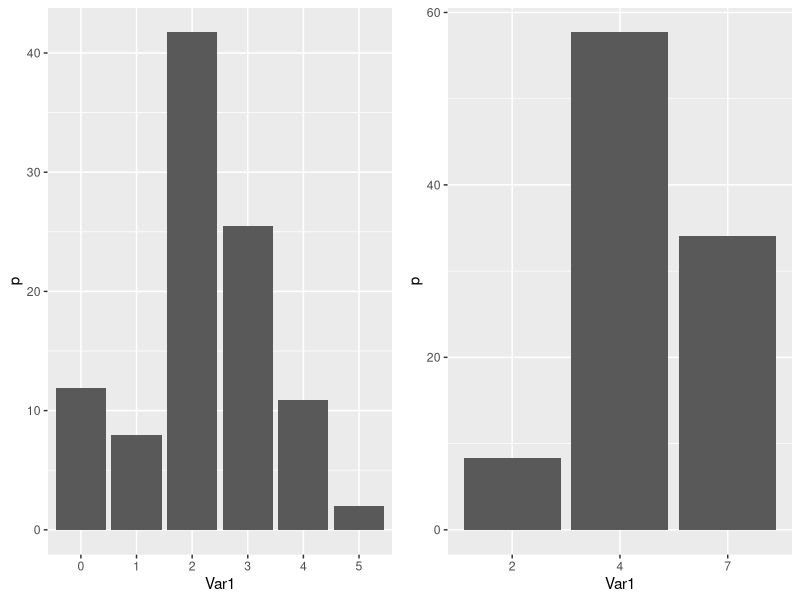
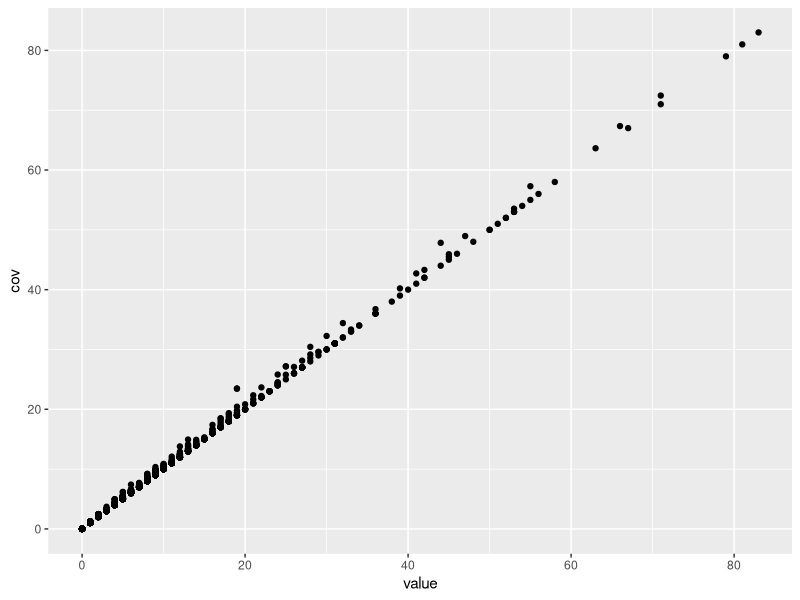

The R source for these figures, in order: (Note: this script raises an error after producing the figures.)

rm(list = ls())

library("ggplot2")
library("reshape2")
library("cowplot")
library("viridis")
library("gridExtra")
library("sf")
se <- function(x) sqrt(var(x)/length(x))

# create two datasets. Transect-level observations (dhw, bleaching, cover1, cover2)
# site-level composition at FOUR timepoints (2016ab, 2024ab)

# ------------------------------------------ datasets

belt <- read.csv("data/original/belt.csv") 
belt$Survey <- ifelse(belt$Survey=="2024 - Bleaching", "Apr", ifelse(belt$Survey=="2024 - Mortality", "Oct", NA))
btax <- read.csv("data/info/bleaching_taxa.csv")
belt[belt$Genus=="",] # unidentified colonies... 
belt <- belt[!belt$Genus=="",]
bcols <- c("Juv...5cm.","X.20cm", "X20.40cm", "X40.60cm", "X.60cm")
belt <- subset(belt, select=-c(Total.no..Adults)) # sum minus juvs. 
belt <- melt(belt, id.var=colnames(belt)[!colnames(belt) %in% c(bcols)], variable.name="size")
belt$value[is.na(belt$value)] <- 0
belt$group <- btax$Group[match(belt$Genus, btax$Genus)]
head(belt)
unique(belt$value)
belt$value[belt$value %in% c("`", "")]<-NA
belt$value <- as.numeric(belt$value)


pit1 <- read.csv("data/original/pit.csv")
pit1$Survey <- ifelse(pit1$Survey=="2024 - Bleaching", "Apr", ifelse(pit1$Survey=="2024 - Mortality", "Oct", NA))
head(pit1)
pit1$Total.CORAL <- as.numeric(gsub("%","", pit1$Total.CORAL))
pcols <- c("Survey", "DATE","REGION","Reef","Site", "Transect", "Zone", "Site.1", "Observer", "Depth", "Complexity..0.5.", "No..CoTS", "No..CoTS.scars", "Total.CORAL", "Notes")
pit <- melt(pit1, id.var=pcols)
unique(pit$value)
pit$value[is.na(pit$value)] <- 0
pit$value[pit$value %in% c('0.00%')]<-0
pit$value <- as.numeric(pit$value)

ctax <- read.csv("data/info/composition_taxa.csv")
pit$group <- ctax$group[match(pit$variable, ctax$taxon)]
pit$label <- ctax$label[match(pit$variable, ctax$taxon)]
pit$REGION <- ifelse(pit$REGION=="Cape Cleveland", "Cape Bowling Green", pit$REGION)
pit$REGION <- ifelse(pit$REGION=="Capricorn Group", "Capricorn Bunkers", pit$REGION)
head(pit)

# ------------------------------------------ align data labels

# no return trips to cormrant / thetford / 2 sites at buggatti 
# no return to cape grenville or prin char bay

# oct corrections
belt$Transect_Code <- gsub("MILL", "MIL",belt$Transect_Code ) #
belt$Transect_Code[belt$Reef=="Milln" & belt$Site=="B1 - NW" & belt$Zone=="Crest" & belt$Transect=="1"] <- "MIL_B1_C1"
belt$Transect_Code[belt$Reef=="Milln" & belt$Site=="B2 - Lagoon" & belt$Zone=="Crest" & belt$Transect=="3"] <- "MIL_B2_C3"
belt$Transect_Code[belt$Reef=="Moore" & belt$Site=="B1 - South" & belt$Zone=="Crest" & belt$Transect=="1"] <- "MOO_B1_C1"

# apr corrections
belt$Transect[belt$Transect_Code=="HER_B2_C2"] <- "2"
belt$Transect[belt$Transect_Code=="HER_B3_C2"] <- "2"
belt$Transect[belt$Transect_Code=="CHA_B3_C2"] <- "2"
belt$Transect_Code[belt$Reef=="Heron" & belt$Site=="B3 - North Bay" & belt$Zone=="Slope" & belt$Transect=="2"] <- "HER_B3_S2"
belt$Transect_Code[belt$Reef=="Heron" & belt$Site=="B3 - North Bay" & belt$Zone=="Slope" & belt$Transect=="1"] <- "HER_B3_S1"
belt$Coral.Health[belt$Coral.Health=="h - Healthy (<5% Recent Mortality)"]<-"H - Healthy (<5% Recent Mortality)"
belt$Coral.Health[belt$Coral.Health=="Health"]<-"H - Healthy (<5% Recent Mortality)"


# sitenames different apr vs oct
aprnames <- belt[belt$Survey=="Apr",]
belt$Site <- aprnames$Site[match(belt$Transect_Code, aprnames$Transect_Code)]
belt$Reef[belt$Reef=="Ribbon 8 "]<-"Ribbon 8"
belt$Reef[belt$Reef=="Chauvel"]<-"Chavel"

head(pit)
head(belt)

# TRANSECT DF ..... 
pit$obs <- paste(pit$Transect, pit$Survey)
belt$obs <- paste(belt$Transect_Code, belt$Survey)
trans <- data.frame(obs=unique(c(pit$obs, belt$obs)))
# 616 transects in the dataset

trans$pit <- pit$obs[match(trans$obs, pit$obs)]
trans$belt <- belt$obs[match(trans$obs, belt$obs)]
trans

#old <- read.csv("data/bleachingold.csv")
#old$obs <- paste(old$Transect_code, "Apr")
#head(old)

# ------------------------------------------ add info

tdf <- trans
cols_add <- c("Survey", "Date", "Region", "Reef", "Site", "Zone", "Transect_Code")
tdf[,cols_add] <- belt[match(tdf$obs, belt$obs), cols_add]
head(pit)
cols_pit <- c("Reef", "Site", "Transect", "Depth", "Complexity..0.5.")
tdf[,paste(cols_pit, "pit", sep="_")] <- pit[match(tdf$obs, pit$obs), cols_pit]


tdf$sand <- pit1$Sand[match(tdf$Transect_pit, pit1$Transect)]
tdf$rubble <- pit1$Rubble[match(tdf$Transect_pit, pit1$Transect)]
tdf$sand[is.na(tdf$sand)]<-0
tdf$rubble[is.na(tdf$rubble)]<-0
head(tdf)

# no data? 

tdf <- tdf[!tdf$Transect_pit  %in% c("124_B2_C2"),] # NO BLEACHING TRANSECT (ONLY PIT)
tdf <- tdf[!tdf$Transect_Code  %in% c("THE_B1_C3"),] # NO BLEACHING TRANSECT (ONLY PIT)


# ------------------------------------------ add info

# align with grids

grids <- read.csv("data/info/grids24.csv") 
head(grids)

grids[,c("Reef", "Transect_code", "gridID")]

cols_grids <- c("GPS.S", "GPS.E", "coordID", "grid.lat", "grid.lon", "gridID")
tdf[,cols_grids] <- grids[match(tdf$Transect_Code, grids$Transect_code), cols_grids]
head(tdf)

# gaps? 
tdf[is.na(tdf$gridID),]
tdf[tdf$Transect_Code %in% "MOO_B1_C3",cols_grids] <- tdf[tdf$obs %in% "MOO_B1_C1 Apr",cols_grids]
tdf[tdf$Transect_Code %in% "HER_B1_C3",cols_grids] <- tdf[tdf$obs %in% "HER_B1_C1 Apr",cols_grids]
tdf[tdf$Transect_Code %in% "WIS_B1_C3",cols_grids] <- tdf[tdf$obs %in% "WIS_B1_C1 Apr",cols_grids]
tdf[tdf$Transect_Code %in% "WIS_B1_C3",cols_grids] <- tdf[tdf$obs %in% "WIS_B1_C1 Apr",cols_grids]

tdf[is.na(tdf$gridID),]


tdf[,c("Reef", "grid.lat","grid.lon","gridID")]



# --------------------------------- # heat stress/heat history

dhw <- read.csv("data/noaa_sst/sst_gbr.csv")

# max dhw in 2024
head(dhw)
dhw24 <- dhw[dhw$year==2024,]
max.dhw <- aggregate(dhw~gridID, dhw24, max)
tdf$max.dhw <- max.dhw$dhw[match(tdf$gridID, max.dhw$gridID)]

# heat stress frequency / recovery interval
dhw$aboveN <- ifelse(dhw$dhw> 6, 1, 0) # above 6
t.use <- dhw[dhw$aboveN==1,]
t.use <- t.use[!t.use$year %in% c(1998,2002),]
t.use <- t.use[!t.use$year==2024,]
time <- aggregate(year~ X + Y + gridID, t.use, max) # max year in the dataset. 
time$last <- 2024 - time$year
freq <- aggregate(aboveN ~ X + Y + gridID, dhw[!dhw$year %in% c(1998,2002),], sum)

tdf$tlast <- time$last[match(tdf$gridID, time$gridID)]
tdf$sumN <- freq$aboveN[match(tdf$gridID, freq$gridID)]

fdat2 <- data.frame(table(tdf$sumN))
fdat2$p <- fdat2$Freq / sum(table(tdf$sumN)) *100
tdat2 <- data.frame(table(tdf$tlast))
tdat2$p <- tdat2$Freq / sum(table(tdf$tlast)) *100

plot_grid(ggplot(fdat2, aes(x=Var1, y=p))+geom_bar(stat="identity"),
ggplot(tdat2, aes(x=Var1, y=p))+geom_bar(stat="identity"))

head(tdf)

# heat stress frequency / recovery interval (excluding 2024)
df.use <- dhw[dhw$year %in% c(2016, 2017, 2020, 2022),]
t.use2 <- df.use[df.use$aboveN==1,]
time2 <- aggregate(year~ X + Y + gridID, t.use2, max) # max year in the dataset. 
time2$last <- 2024 - time2$year
freq2 <- aggregate(aboveN ~ X + Y + gridID, df.use, sum)

tdf$tlast_pre <- time2$last[match(tdf$gridID, time2$gridID)]
tdf$sumN_pre <- freq2$aboveN[match(tdf$gridID, freq2$gridID)]

head(tdf)

tdf[,c("Reef", "grid.lat","grid.lon","gridID","max.dhw")]

# --------------------------------- # bleaching levels

belt$bcat <- ifelse(belt$Coral.Health %in% c("H - Healthy (<5% Recent Mortality)", "h - Healthy (<5% Recent Mortality)", "Health",""), "none",  ifelse(belt$Coral.Health=="P - Pale", "pale",
ifelse(belt$Coral.Health == "A - <50% Bleached", "bl_a",  ifelse(belt$Coral.Health == "B - 50-99% Bleached", "bl_b", ifelse(belt$Coral.Health == "C - 100% Bleached", "bl_c",  ifelse(belt$Coral.Health == "D - 5-50% Recent mortality", "bld_d",  ifelse(belt$Coral.Health == "E - 50-99% Recent Mortality", "bld_e",  ifelse(belt$Coral.Health == "F - 100% Recent Mortality", "bld_f", NA))))))))

belt$bcat<- factor(belt$bcat, levels=c("none", "pale", "bl_a", "bl_b", "bl_c", "bld_d", "bld_e", "bld_f"))
unique(belt$bcat)

belt$bleachingYN <- ifelse(belt$bcat %in% c("bl_a", "bl_b", "bl_c", "bld_e", "bld_d", "bld_f"), "y", ifelse(belt$bcat %in% c("pale", "none"), "n", NA))
unique(belt$bleachingYN)

belt$palebleach <- ifelse(belt$bcat %in% c("pale","bl_a", "bl_b", "bl_c", "bld_e", "bld_d", "bld_f"), "y", ifelse(belt$bcat %in% c("none"), "n", NA))
unique(belt$palebleach)

belt$severe <- ifelse(belt$bcat %in% c("bl_b", "bl_c", "bld_e", "bld_d", "bld_f"), "y", ifelse(belt$bcat %in% c("bl_a","pale", "none"), "n", NA)) # all except A? 
unique(belt$severe)

belt$dying <- ifelse(belt$bcat %in% c("bld_e", "bld_d", "bld_f"), "y", ifelse(belt$bcat %in% c("bl_b", "bl_c", "bl_a","pale", "none"), "n", NA)) # all except A? 
unique(belt$dying)

#ggplot(belt, aes(value,Transect_Code, fill=bcat))+geom_bar(stat="identity")+ scale_fill_viridis(discrete=T)+facet_wrap(~Reef, scales="free_y")+theme(axis.text.y=element_blank())

# no soft coral / no juveniles

# subset
hc1 <- belt[belt$group=="HC",] # hard coral
hcsc <- belt[belt$group %in% c("HC", "SC"),] # hard/soft coral
adults1 <- hc1[!hc1$size=="Juv...5cm.",]
adults_sc <- hcsc[!hcsc$size=="Juv...5cm.",]
juvs1 <- hc1[!hc1$size=="Juv...5cm.",]

unique(adults1$value)
# total colonies
ncoral <- aggregate(value~obs, adults1, sum)
ncoralSC <- aggregate(value~obs, adults_sc, sum)
#njuvs <-  aggregate(value~Transect_Code, juvs1, sum)
tdf$Ncoral <- ncoral$value[match(tdf$obs, ncoral$obs)]
tdf$NcoralSC <- ncoralSC$value[match(tdf$obs, ncoralSC$obs)]
head(tdf)

# total bleached
nbleachSC <- aggregate(value~obs, adults_sc[adults_sc$palebleach =="y",], sum)
# nsev <- aggregate(value~Transect_Code, adults1[adults1$severe =="y",], sum)
nbleach <- aggregate(value~obs, adults1[adults1$palebleach =="y",], sum)
tdf$nbleach <- nbleach$value[match(tdf$obs, nbleach$obs)]
tdf$nbleach[is.na(tdf$nbleach)] <- 0
tdf$nbleachSC <- nbleachSC$value[match(tdf$obs, nbleachSC$obs)]
tdf$nbleachSC[is.na(tdf$nbleachSC)] <- 0
#length(unique(nbleach$obs))
head(tdf)

# total dead
ndead <- aggregate(value~obs, adults1[adults1$dying=="y",], sum)
tdf$ndead <- ndead$value[match(tdf$obs, ndead$obs)]
tdf$ndead[is.na(tdf$ndead)] <- 0
length(unique(ndead$obs))

# proportions
tdf$pdead <- tdf$ndead/tdf$Ncoral
tdf$pbleach <- tdf$nbleach/tdf$Ncoral
head(tdf)


# --------------------------------- # composition 2024
head(pit)
unique(pit$variable)
unique(pit$REGION)

pit$sand <- pit1$Sand[match(pit$Transect, pit1$Transect)]
pit$rubble <- pit1$Rubble[match(pit$Transect, pit1$Transect)]

# calculate cover
pit$cov <- pit$value / (100 - pit$sand - pit$rubble) * 100
t_cov <- aggregate(cov~Transect+Total.CORAL, pit[pit$group %in% c("HC"),], sum)
ggplot(pit, aes(value, cov))+geom_point()

# ------------------------------------------------ # Composition metrics 2024
 
# coral cover
hc2 <- pit[pit$group %in% c("HC"),] # hard coral
t_cov <- aggregate(cov~obs+Total.CORAL, hc2, sum)
tdf$coral_cov <- t_cov$cov[match(tdf$obs, t_cov$obs)]

# genera
unique(pit$variable)
acro <- c("Acropora...Tabular",  "Acropora...Staghorn", "Acropora...other", "Isopora")
pocil <- c("Pocillopora", "Seriatopora", "Stylophora")
porit <- c("Porites...Branching", "Porites....Massive")

# acropora cover
acrocov <- aggregate(cov~obs, pit[pit$variable %in% acro,], sum)
tdf$acro <- acrocov$cov[match(tdf$obs, acrocov$obs)]

# pocillopora cover
poccov <- aggregate(cov~obs, pit[pit$variable %in% pocil,], sum)
tdf$poc<- poccov$cov[match(tdf$obs, poccov$obs)]
#tdf$pocR<- tdf$poc/tdf$coral_cov

# porites cover
porcov <- aggregate(cov~obs, pit[pit$variable %in% porit,], sum)
tdf$por <- porcov$cov[match(tdf$obs, porcov$obs)]
#tdf$porR <- tdf$por/tdf$coral_cov

# tabular cover
tabcov <- aggregate(cov~obs, pit[pit$variable %in% c("Acropora...Tabular"),], sum)
tdf$tab <- tabcov$cov[match(tdf$obs, tabcov$obs)]
#tdf$tabR <- tdf$tab/tdf$coral_cov

head(tdf)
unique(tdf$Region)
tdf[is.na(tdf$Region),] #124_B2_C2 missed in trans?

# --------------------------------- 2016 composition data

rnames <- read.csv("data/data2016/reefnames.csv")
head(rnames)

# Why are there errors? Dugong April?

idvars <- c("date", "observer" ,"reef_name","ReefNo","site", "depth", "transect_no","taxa")

apr16 <- read.csv("data/data2016/composition2016Apr.csv")
head(apr16)
apr <- melt(apr16[,c(idvars, "TOTAL")], id.var=c(idvars))
apr <- apr[!apr$taxa %in% c( "other_sessile"),]
apr$transID <- paste(apr$site, apr$transect_no)
apr$reef <- rnames$use[match(apr$reef_name, rnames$april)]
apr$Region <- rnames$region[match(apr$reef, rnames$use)]
head(apr)
unique(apr$variable)

oct16 <- read.csv("data/data2016/composition2016Oct.csv")
head(oct16)
unique(oct16$date)[order(unique(oct16$date))]
oct <- melt(oct16[,c(idvars, "TOTAL")], id.var=c(idvars))
oct <- oct[!oct$taxa %in% c(  "other_sessile"),]
oct$transID <- paste(oct$site, oct$transect_no)
oct$reef <- rnames$use[match(oct$reef_name, rnames$oct)]
oct$Region <- rnames$region[match(oct$reef, rnames$use)]
head(oct)
nrow(oct)
unique(oct$taxa)

comp16 <- rbind(cbind(apr, month="Apr16"), cbind(oct, month="Oct16"))
comp16$transIDt <- paste(comp16$transID, comp16$month)

unique(comp16$reef)
head(comp16)

# (merge Poc groups to align with 2024)
comp16$cov <- (comp16$value/ 1000) * 100
comp16$align <- comp16$taxa
comp16$align <- ifelse(comp16$taxa=="P_damicornis", "Pocillopora", comp16$taxa)
comp16$align <- ifelse(comp16$taxa=="other_Pocillopora", "Pocillopora", comp16$align)

comp16 <- aggregate(cov~taxa+align+reef+site+Region+transIDt+month+ReefNo, comp16, sum)
head(comp16)

reefIDs <- unique(comp16[,c("reef", "ReefNo")])

# --------------------------------- Check against other 2016 data

head(comp16)
comp16[comp16$reef=="Dugong",]

av1 <- aggregate(cov~align+transIDt+reef+site+Region+month+ReefNo, comp16, sum)
av2 <- aggregate(cov~align+reef+site+Region+month+ReefNo, av2, sum) # site level mean
av3 <- aggregate(cov~align+reef+Region+month+ReefNo, av1, sum) # reef level mean
av3[av3$reef=="Dugong",]
unique(av3$reef)
# ggplot(av3, aes(month, cov))+geom_boxplot()+scale_y_sqrt()

head(av3)

chA <- read.csv("data/data2016/Data_Global_warming_transforms_coral_reef_assemblages/TaxonomicDataA.csv")[,c(1:16)]
chO <- read.csv("data/data2016/Data_Global_warming_transforms_coral_reef_assemblages/TaxonomicDataO.csv")[,c(1:16)]
chk <- rbind(cbind(chA, month="Apr16"), cbind(chO, month="Oct16"))
chk <- melt(chk, id.var=c("ReefID", "month"))
head(chk)
head(av3)
unique(av3$align)
unique(chk$variable)
chk$variable <- ifelse(chk$variable=="Other.Acropora", "other_Acropora", as.character(chk$variable))
chk$variable <- ifelse(chk$variable=="Tabular.Acropora", "tabular_Acropora", as.character(chk$variable))
chk$variable <- ifelse(chk$variable=="Other.Scleractinia", "other_scleractinians", as.character(chk$variable))
chk$variable <- ifelse(chk$variable=="Staghorn.Acropora", "staghorn_Acropora", as.character(chk$variable))
chk$link <- paste(chk$ReefID, chk$month, chk$variable)
av3$link <- paste(av3$ReefNo, av3$month, av3$align)
av3$check <- chk$value[match(av3$link, chk$link)]
ggplot(av3, aes(cov/10, check))+geom_point()+facet_wrap(~align, scales="free")+geom_abline(slope=1)+geom_smooth(method="lm",se=F) # raw(used) vals higher than published vals for massives
head(av3)

head(chk)
unique(chk$ReefID)
unique(av3$ReefNo)
unique(av3$ReefNo)



# --------------------------------- Merge 2024 and 2016 composition

# merge 2024 taxa
pit$align <- ctax$align[match(pit$variable, ctax$taxon)]
pit$align <- ifelse(pit$group=="SC", "soft", pit$align)
unique(pit[,c("variable", "align")])
#head(pit)

head(pit)
head(comp16)

#pit <- aggregate(value~align+Zone+Transect+Site+Reef+REGION, pit[!is.na(pit$align),], sum)
#pit <- pit[pit$Zone=="Crest",]
#head(pit)

pit$reef <- rnames$use[match(pit$Reef, rnames$r24)]
pit$reef <- ifelse(is.na(pit$reef), pit$Reef, pit$reef)
unique(pit$reef)
head(pit)

# MERGE !!!
all <- rbind(data.frame(ID = comp16$transIDt, region = comp16$Region, reef = comp16$reef, site=comp16$site, zone="Crest", taxa = comp16$taxa, align=comp16$align, cov = comp16$cov, t=comp16$month), 
data.frame(ID = paste(pit$Transect, pit$Survey), region=pit$REGION, reef=pit$reef, site=pit$Site, zone=pit$Zone, taxa=pit$variable,  align=pit$align, cov=pit$value, t=paste(pit$Survey, "24", sep="")))
head(all)
unique(all$t)

freqs <- data.frame(table(unique(all[,c("t", "reef")])$reef))
freqs[freqs$Freq>2,]

ntimes <- data.frame(table(unique(all[,c("reef", "t")])$reef))
table(ntimes$Freq)
all$ntimes <-ntimes$Freq[match(all$reef, ntimes$Var1)] 

all$tlab <- ifelse(all$t=="Apr16", "2016a", ifelse(all$t=="Oct16", "2016b", ifelse(all$t=="Apr24", "2024a", ifelse(all$t=="Oct24", "2024b", NA))))
head(all)
tail(all)
unique(all$ID)
tdf$Survey


# --------------------------------- # edit regions





unique(tdf$Region)
tdf$region2 <- ifelse(tdf$Region %in% "Cairns", "Cairns", ifelse(tdf$Region %in% "Lizard", "Cooktown",ifelse(tdf$Region %in% "Capricorn Bunkers", "Gladstone", ifelse(tdf$Region %in% "Cape Cleveland", "Townsville", ifelse(tdf$Region %in% c("Hydrographers Passage"), "Mackay", tdf$Region )))))
unique(tdf$region2)


unique(all$region)
all$region2 <- ifelse(all$region %in% "Cairns", "Cairns", ifelse(all$region %in% "Lizard", "Cooktown",ifelse(all$region %in% "Capricorn Bunkers", "Gladstone", ifelse(all$region %in% "Cape Bowling Green", "Townsville", ifelse(all$region %in% c("Hydrographers Passage"), "Mackay", all$region )))))
unique(all$region2)


# --------------------------------- # save

tdf$reef_use <- rnames$use[match(tdf$Reef, rnames$r24)]
tdf$reef_use <- ifelse(is.na(tdf$reef_use), tdf$Reef, tdf$reef_use) 
head(tdf)
head(all)


write.csv(all,"data/composition.csv")
write.csv(tdf,"data/transects.csv")




# --------------------------------- # other 2016

head(chk)
rnames <- read.csv("data/data2016/reefnames.csv")
head(rnames)

chk$Region <- rnames$region[match(chk$ReefID, rnames$ReefNo)]


comp16[comp16$ReefNo %in% c(unique(chk[is.na(chk$Region),"ReefID"])),]

head(chk)

chk2 <- aggregate(value~ReefID+month+Region, chk, sum)

tdfc <- tdf[tdf$Zone=="Crest",]
chk3 <- rbind(data.frame(reef=chk2$ReefID, t = chk2$month, cov=chk2$value, region=chk2$Region), 
data.frame(reef=tdfc$Site, t="x2024", cov=tdfc$coral_cov, region=tdfc$Region))


head(chk3)


ggplot(chk3, aes(t, cov))+geom_boxplot()+facet_wrap(~region, scales="free")



chk2 <- aggregate(value~ReefID+month+Region, chk, sum)
